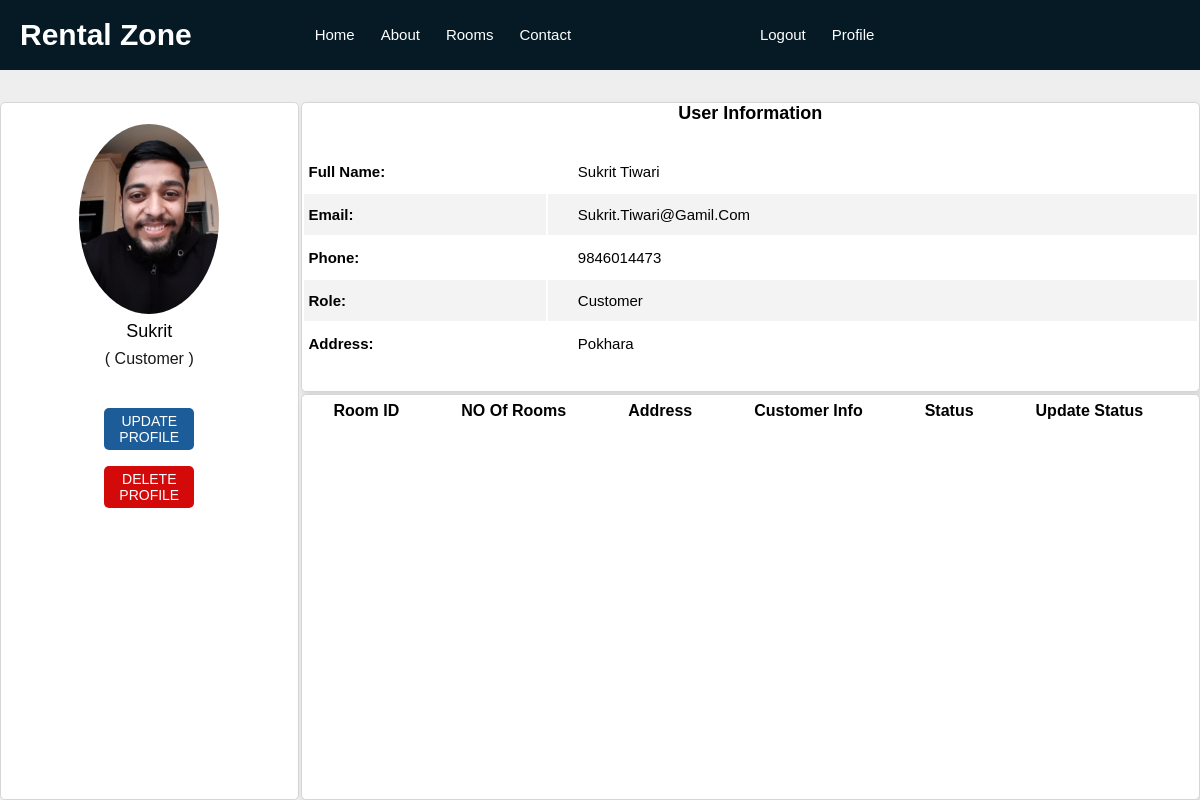
Page /accounts/userProfile/ (signed in) on the earlier database version.
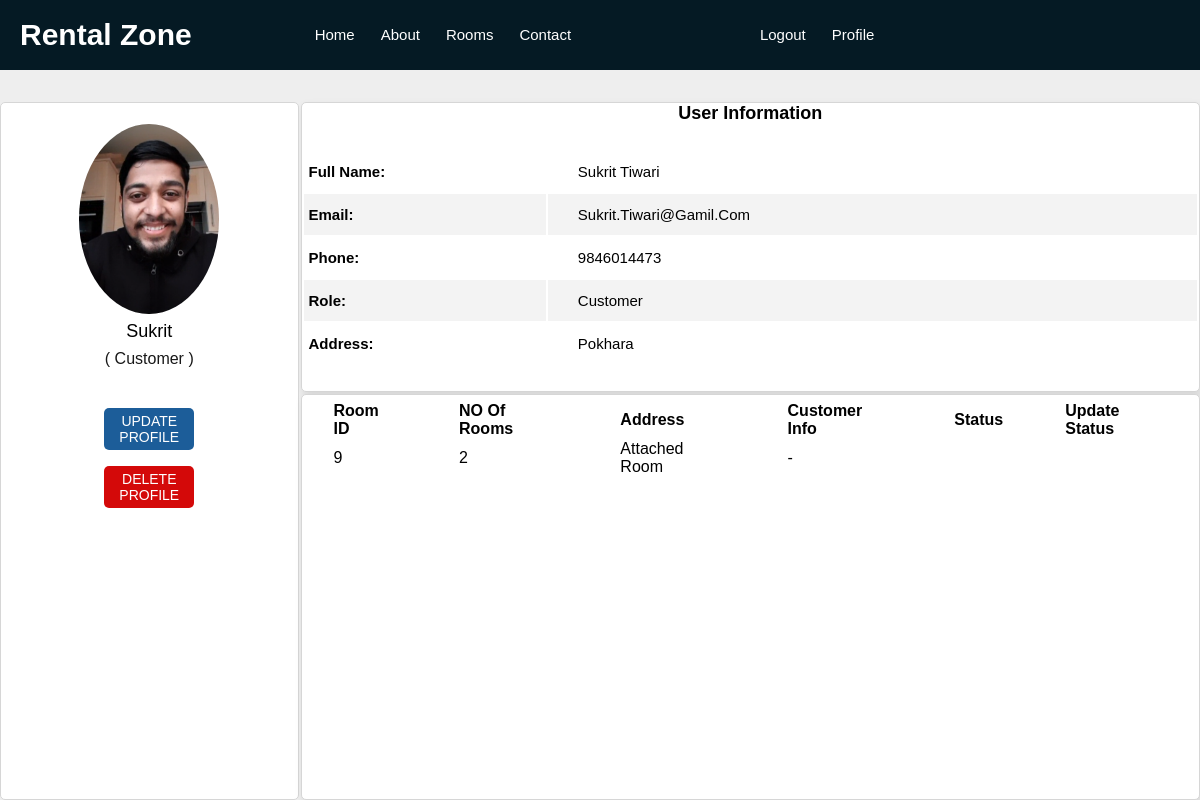
Same page on the later database version.
### rooms/models.py (models this page shows, shortened)
class Room(models.Model):
   owner = models.ForeignKey(CustomUser,on_delete=models.CASCADE)
   number_of_room = models.PositiveIntegerField(default=0,null=True,blank=True)
   available_rooms = models.PositiveIntegerField(default=0,null=True,blank=True)
   room_price = models.PositiveIntegerField(default=0,null=True,blank=True)
   area_of_room = models.CharField(max_length=45,null=True,blank=True)
   floor = models.CharField(max_length=45,null=True,blank=True)
   parking = models.BooleanField(default=False,null=True,blank=True)
   address = models.CharField(max_length=100,null=True,blank=True)
   city = models.CharField(max_length=25,null=True,blank=True)
   state = models.CharField(max_length=25,null=True,blank=True)
   country = models.CharField(max_length=25,null=True,blank=True)
   image1 =  models.ImageField(upload_to='rooms/', null=True, blank=True )
   image2 = models.ImageField(upload_to='rooms/', null=True, blank=True)
   image3 = models.ImageField(upload_to='rooms/', null=True, blank=True)
   image4 = models.ImageField(upload_to='rooms/', null=True, blank=True)
   description = models.TextField(null=True, blank=True)
   map_link= models.TextField(null=True, blank=True)

### accounts/views.py (the view, shortened to what this page needs)
# urls.py: path('userProfile/',views.userProfile, name="userProfile"),
def userProfile(request):
    if(request.user.is_authenticated and not request.user.is_superuser):
        customuser = request.user.customuser
        if(customuser.user_type=="customer"):
                userInfo = customuser
                rooms = customuser.room_set.all()
                context = {'userInfo':customuser, 'role':"Customer"}
                bookedRoom = Booking.objects.exclude(customer__isnull = True)
                context.update({'rooms':rooms,'userInfo':customuser, 'role':"Owner",
                       'bookedRoom':bookedRoom
                       })
                return render(request,'accounts/userProfile.html',context)
        elif(customuser.user_type =="rentalAdmin"):
            userRole = request.user.customuser.user_type
            context = {'userInfo':customuser, 'role':userRole}
            return render(request,'accounts/userProfile.html',context)
        else:
            return HttpResponse("Not a Valid User")
    else:
        return redirect('/')

### templates/accounts/userProfile.html (shortened to what this page needs)
{% load static %}
<!DOCTYPE html>
<html>
<head>
    <link rel="stylesheet" href="{% static 'css/owner_dash.css' %}">
</head>
<body>
    <div class="container">
        <nav class="info_owner">
            <div class="wrapper">
                {% include 'nav.html' %}
            </div>
        </nav>
        <main>
            <label class="infoOwner"><b id="infoOwner">User Information</b></label><br>
            <table class=table-content>
                <tr>
                    <th>Full Name:</th>
                    <td>{{request.user.first_name}} {{request.user.last_name}}</td>
                </tr>
                <tr>
                    <th>Email:</th>
                    <td>{{request.user.email}}</td>
                </tr>
                <tr>
                    <th>Phone:</th>
                    <td>{{userInfo.phone}}</td>
                </tr>
                <tr>
                    <th>Role:</th>
                    <td>{{userInfo.user_type}}</td>
                </tr>
                <tr>
                    <th>Address:</th>
                    <td>{{userInfo.address}}</td>
                </tr>
            </table>
        </main>
        <div id="sidebar">
            <label class="info_owner"></label> <br>
            <div class="image">
                <img src="{{userInfo.certificate.url}}" class="image-owner" alt="owner image">
            </div>
            <p id="Namee">{{request.user.username}}</p>
            <p id="userType">( {{userInfo.user_type}} )</p>
            <a href="/accounts/editProfile/{{request.user.id}}"> <button type="submit" class="btn" id="updatebtn">UPDATE<br> PROFILE</button></a>
            <a href="/accounts/deleteProfile/{{request.user.id}}">
            <button type="submit" class="btn" id="deletebtn">DELETE<br> PROFILE</button>
        </a>
        </div>
        {% if userInfo.user_type == 'customer' %}
        <div id="content1">
            <table class="table-content2">
                <tr>
                    <th>Room ID</th>
                    <th>NO of Rooms</th>
                    <th>Address</th>
                    <th>Customer Info</th>
                    <th>Status</th>
                    <th>Update Status</th>
                </tr>
                {% for room in rooms %}
                <tr>
                    <td>{{room.id}}</td>
                    <td>{{room.number_of_room}} </td>
                    <td>{{room.address}}</td>
                    <td>
                        {% if room.room_booking.all %}
                        {% for bookedRoom in room.room_booking.all %}
                        <p>{{bookedRoom.customer}}</p>
                        {% endfor %}
                        {% else %}
                        <p>-</p>
                        {% endif %}
                    </td>
                    <td>
                    </td>
                    <td>
                    </td>
                </tr>
            </table>
        </div>
        {% endfor %}
        {% endif %}
    </div>
</body>
</html>

Differences in the rows shown:
added Room: id "9", number_of_room "2", address "Attached Room"
